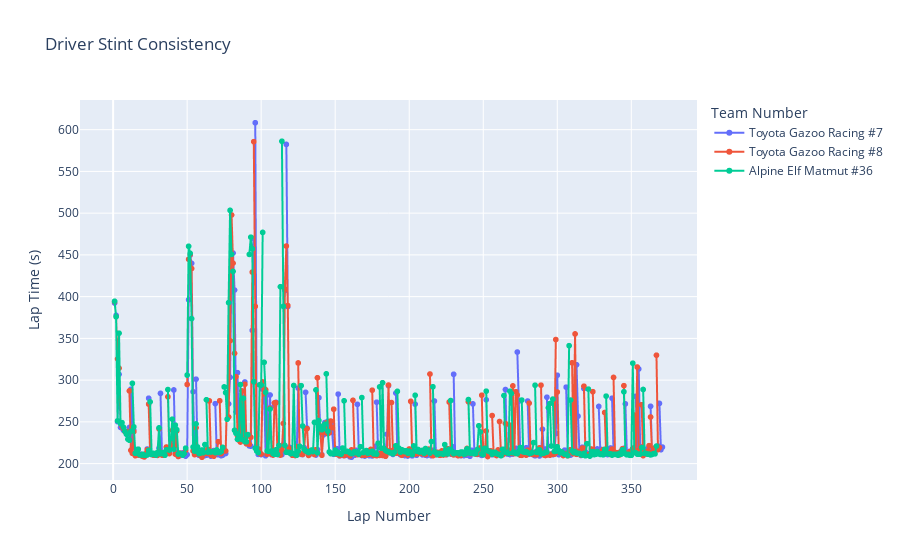

Source (notebook cell):
### Markdown cell above
## Driver Stint Consistency

### Code cell
fig = px.line(LeMans,
    x="lap_number",
    y="lap_time_s",
    title="Driver Stint Consistency",
    color="team_no",          
    line_group="driver_stint", 
    markers=True,
    labels={                  
        "lap_number": "Lap Number",
        "lap_time_s": "Lap Time (s)",
        "driver_stint": "Driver Stint",
        "team_no": "Team Number"
    }
)

fig.update_layout(
    xaxis_title="Lap Number",
    yaxis_title="Lap Time (s)",
    legend_title="Team Number"
)

fig.show()
